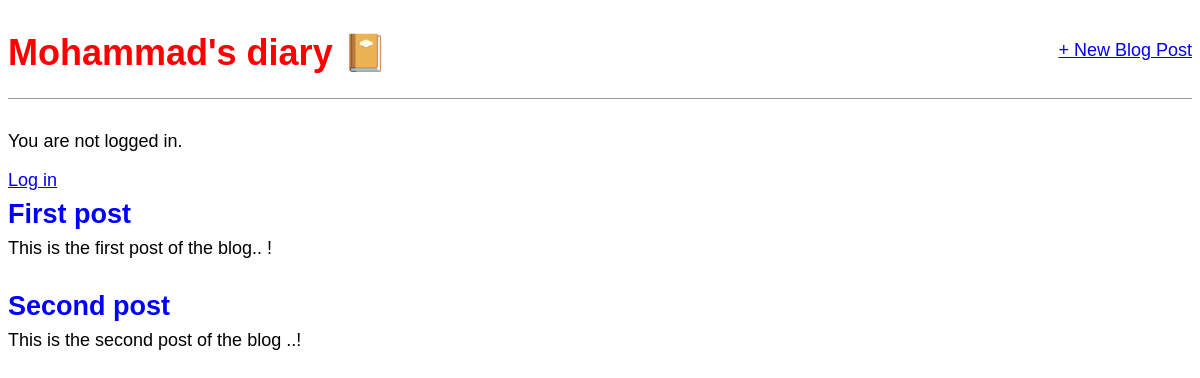
The app's page /, older data.
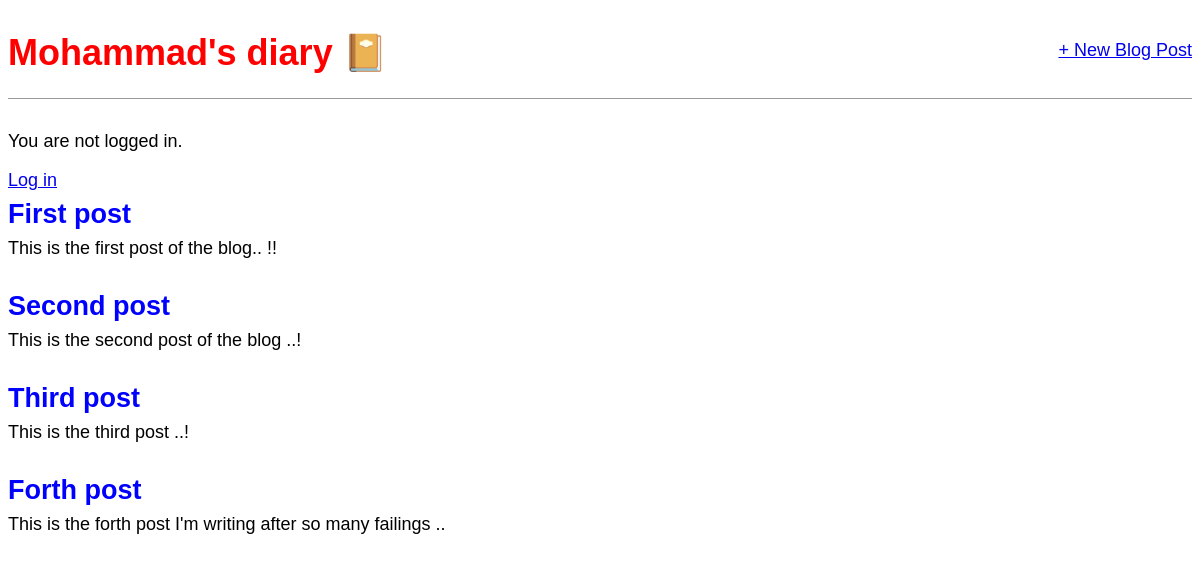
The same page, newer data.
### blog/models.py (models this page shows, shortened)
class Post(models.Model): #subclass of models
    title = models.CharField(max_length=200)
    author = models.ForeignKey('auth.User', on_delete=models.CASCADE,)
    body = models.TextField()

### blog/views.py (the view)
# urls.py: path('', BlogListView.as_view(), name='home'),
class BlogListView(ListView):
    model = Post
    template_name = 'home.html'

### templates/home.html
{% extends 'base.html' %}
{% block content %}
  {% for post in object_list %}
<div class="post-entry">
<h2><a href="{% url 'post_detail' post.pk %}">{{ post.title }}</a></h2>
<p>{{ post.body }}</p>
</div>
{% endfor %}
{% endblock content %}

Row changes from the older to the newer data that the page shows:
changed Post "First post": body "This is the first post of the blog.. !" → "This is the first post of the blog.. !!"
added Post: title "Third post", body "This is the third post ..!"
added Post: title "Forth post", body "This is the forth post I'm writing after so many failings .."
